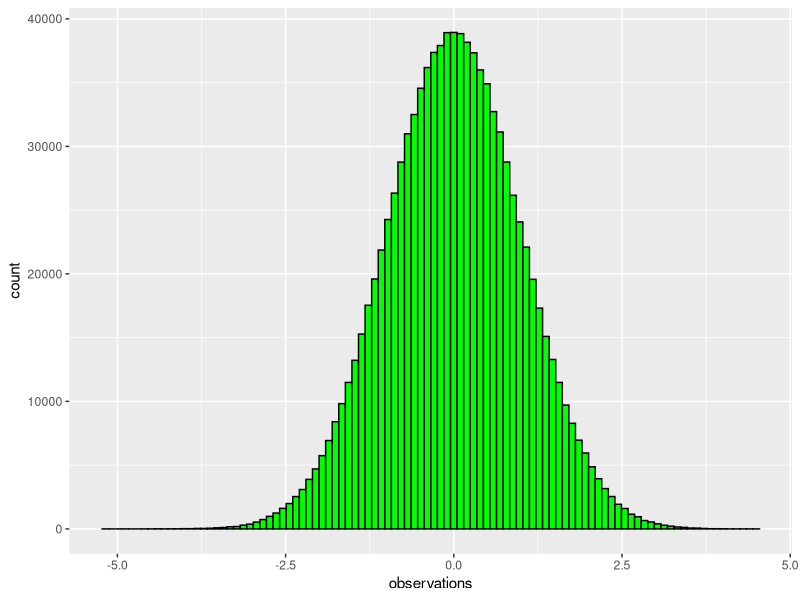

This figure's R source:
## ---- chunk 1
verificationdata <- data.frame(observations = rnorm(n=1000000, mean = 0, sd = 1), Type = "A")
library(ggplot2)
ggplot(verificationdata, aes(x=observations)) +
  geom_histogram(bins=100, color="black", 
                 fill= 'green')
## ---- chunk 2
length(verificationdata$observations[verificationdata$observations > 2.5])/1000000
## ---- chunk 3
testingdata <- data.frame(test_scores = rnorm(n=10000, mean = 100, sd = 10))
length(testingdata$test_scores[testingdata$test_scores > 130])
## ---- chunk 4
library(dplyr)
(pnorm(3, mean=0, sd = 1, lower.tail = FALSE))*10000
## ---- chunk 5
ScenarioSamplingDistOfRawValues <- rnorm(10000*25, mean = 10, sd = 20)
ScenarioObservations <- rep(1:10000, each = 25)
ScenarioSamplingDistOfMean <- data.frame(ScenarioObservations, ScenarioSamplingDistOfRawValues)

SampDistofMean <- ScenarioSamplingDistOfMean %>%
  group_by(ScenarioObservations) %>%
  summarize(SampleMeans = mean(ScenarioSamplingDistOfRawValues))
SampDistofMean <- data.frame(SampDistofMean)
## ---- chunk 6
sum(SampDistofMean$SampleMeans >= 12)/10000
## ---- chunk 7
ScenarioSamplingDistOfRawValues2 <- rnorm(10000*100, mean = 10, sd = 20)
ScenarioObservations2 <- rep(1:10000, each = 100)
ScenarioSamplingDistOfMean2 <- data.frame(ScenarioObservations2, ScenarioSamplingDistOfRawValues2)

SampDistofMean2 <- ScenarioSamplingDistOfMean2 %>%
  group_by(ScenarioObservations2) %>%
  summarize(SampleMeans2 = mean(ScenarioSamplingDistOfRawValues2))
SampDistofMean2 <- data.frame(SampDistofMean2)
sum(SampDistofMean2$SampleMeans2 >= 12)/10000
## ---- chunk 8
ScenarioSamplingDistOfRawValues3 <- rnorm(10000*25, mean = 10, sd = 20)
ScenarioObservations3 <- rep(1:10000, each = 25)
ScenarioSamplingDistOfMean3 <- data.frame(ScenarioObservations3, ScenarioSamplingDistOfRawValues3)

SampDistofMean3 <- ScenarioSamplingDistOfMean3 %>%
  group_by(ScenarioObservations3) %>%
  summarize(SampleMeans3 = mean(ScenarioSamplingDistOfRawValues3))
SampDistofMean3 <- data.frame(SampDistofMean3)
sum(SampDistofMean3$SampleMeans3 <= 15)/10000
